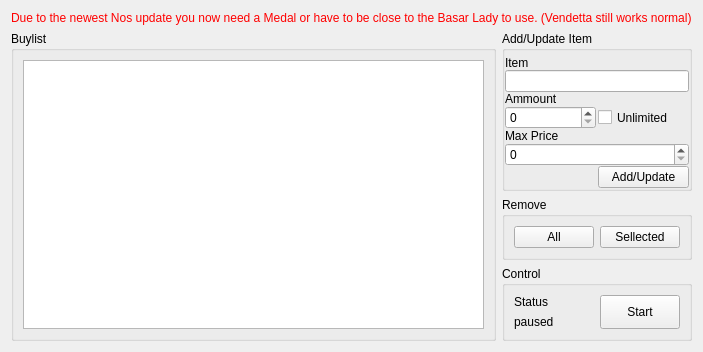
     <widget class="QWidget" name="auto_buy">
      <attribute name="title">
       <string>Auto Buy</string>
      </attribute>
      <layout class="QGridLayout" name="gridLayout_6">
       <item row="1" column="0" rowspan="4">
        <widget class="QGroupBox" name="groupBox">
         <property name="title">
          <string>Buylist</string>
         </property>
         <layout class="QHBoxLayout" name="horizontalLayout_2">
          <item>
           <widget class="QTableView" name="buy_buylist">
            <property name="selectionMode">
             <enum>QAbstractItemView::SingleSelection</enum>
            </property>
            <property name="selectionBehavior">
             <enum>QAbstractItemView::SelectRows</enum>
            </property>
            <attribute name="horizontalHeaderStretchLastSection">
             <bool>false</bool>
            </attribute>
            <attribute name="verticalHeaderVisible">
             <bool>false</bool>
            </attribute>
           </widget>
          </item>
         </layout>
        </widget>
       </item>
       <item row="2" column="1">
        <widget class="QGroupBox" name="groupBox_4">
         <property name="title">
          <string>Remove</string>
         </property>
         <layout class="QHBoxLayout" name="horizontalLayout_4">
          <item>
           <widget class="QPushButton" name="buy_removeall">
            <property name="sizePolicy">
             <sizepolicy hsizetype="Minimum" vsizetype="Minimum">
              <horstretch>0</horstretch>
              <verstretch>0</verstretch>
             </sizepolicy>
            </property>
            <property name="text">
             <string>All</string>
            </property>
           </widget>
          </item>
          <item>
           <widget class="QPushButton" name="buy_remove">
            <property name="sizePolicy">
             <sizepolicy hsizetype="Minimum" vsizetype="Minimum">
              <horstretch>0</horstretch>
              <verstretch>0</verstretch>
             </sizepolicy>
            </property>
            <property name="text">
             <string>Sellected</string>
            </property>
           </widget>
          </item>
         </layout>
        </widget>
       </item>
       <item row="1" column="1">
        <widget class="QGroupBox" name="groupBox_3">
         <property name="minimumSize">
          <size>
           <width>171</width>
           <height>151</height>
          </size>
         </property>
         <property name="title">
          <string>Add/Update Item</string>
         </property>
         <layout class="QGridLayout" name="gridLayout">
          <property name="leftMargin">
           <number>0</number>
          </property>
          <property name="topMargin">
           <number>5</number>
          </property>
          <property name="rightMargin">
           <number>0</number>
          </property>
          <property name="bottomMargin">
           <number>0</number>
          </property>
          <property name="horizontalSpacing">
           <number>2</number>
          </property>
          <property name="verticalSpacing">
           <number>0</number>
          </property>
          <item row="0" column="0">
           <widget class="QLabel" name="label">
            <property name="text">
             <string>Item</string>
            </property>
           </widget>
          </item>
          <item row="1" column="0" colspan="2">
           <widget class="QLineEdit" name="buy_itemname">
            <property name="sizePolicy">
             <sizepolicy hsizetype="Minimum" vsizetype="Minimum">
              <horstretch>0</horstretch>
              <verstretch>0</verstretch>
             </sizepolicy>
            </property>
           </widget>
          </item>
          <item row="2" column="0">
           <widget class="QLabel" name="label_2">
            <property name="text">
             <string>Ammount</string>
            </property>
           </widget>
          </item>
          <item row="3" column="0">
           <widget class="QSpinBox" name="buy_ammount">
            <property name="sizePolicy">
             <sizepolicy hsizetype="Minimum" vsizetype="Minimum">
              <horstretch>0</horstretch>
              <verstretch>0</verstretch>
             </sizepolicy>
            </property>
            <property name="maximum">
             <number>500</number>
            </property>
           </widget>
          </item>
          <item row="3" column="1">
           <widget class="QCheckBox" name="buy_unlimited">
            <property name="sizePolicy">
             <sizepolicy hsizetype="Minimum" vsizetype="Minimum">
              <horstretch>0</horstretch>
              <verstretch>0</verstretch>
             </sizepolicy>
            </property>
            <property name="text">
             <string>Unlimited</string>
            </property>
           </widget>
          </item>
          <item row="4" column="0">
           <widget class="QLabel" name="label_3">
            <property name="text">
             <string>Max Price</string>
            </property>
           </widget>
          </item>
          <item row="5" column="0" colspan="2">
           <widget class="QSpinBox" name="buy_price">
            <property name="sizePolicy">
             <sizepolicy hsizetype="Minimum" vsizetype="Minimum">
              <horstretch>0</horstretch>
              <verstretch>0</verstretch>
             </sizepolicy>
            </property>
            <property name="maximum">
             <number>999999999</number>
            </property>
           </widget>
          </item>
          <item row="6" column="1">
           <widget class="QPushButton" name="buy_additem">
            <property name="text">
             <string>Add/Update</string>
            </property>
           </widget>
          </item>
         </layout>
        </widget>
       </item>
       <item row="4" column="1">
        <widget class="QGroupBox" name="groupBox_8">
         <property name="title">
          <string>Control</string>
         </property>
         <layout class="QGridLayout" name="gridLayout_5">
          <item row="0" column="0">
           <widget class="QLabel" name="label_6">
            <property name="text">
             <string>Status</string>
            </property>
           </widget>
          </item>
          <item row="0" column="1" rowspan="2">
           <widget class="QPushButton" name="buy_starttoggle">
            <property name="sizePolicy">
             <sizepolicy hsizetype="Minimum" vsizetype="Minimum">
              <horstretch>0</horstretch>
              <verstretch>0</verstretch>
             </sizepolicy>
            </property>
            <property name="text">
             <string>Start</string>
            </property>
           </widget>
          </item>
          <item row="1" column="0">
           <widget class="QLabel" name="buy_status">
            <property name="text">
             <string>paused</string>
            </property>
           </widget>
          </item>
         </layout>
        </widget>
       </item>
       <item row="3" column="1">
        <spacer name="verticalSpacer">
         <property name="orientation">
          <enum>Qt::Vertical</enum>
         </property>
         <property name="sizeHint" stdset="0">
          <size>
           <width>20</width>
           <height>0</height>
          </size>
         </property>
        </spacer>
       </item>
       <item row="0" column="0" colspan="2">
        <widget class="QLabel" name="label_25">
         <property name="palette">
          <palette>
           <active>
            <colorrole role="WindowText">
             <brush brushstyle="SolidPattern">
              <color alpha="255">
               <red>255</red>
               <green>0</green>
               <blue>0</blue>
              </color>
             </brush>
            </colorrole>
           </active>
           <inactive>
            <colorrole role="WindowText">
             <brush brushstyle="SolidPattern">
              <color alpha="255">
               <red>255</red>
               <green>0</green>
               <blue>0</blue>
              </color>
             </brush>
            </colorrole>
           </inactive>
           <disabled>
            <colorrole role="WindowText">
             <brush brushstyle="SolidPattern">
              <color alpha="255">
               <red>120</red>
               <green>120</green>
               <blue>120</blue>
              </color>
             </brush>
            </colorrole>
           </disabled>
          </palette>
         </property>
         <property name="text">
          <string>Due to the newest Nos update you now need a Medal or have to be close to the Basar Lady to use. (Vendetta still works normal)</string>
         </property>
        </widget>
       </item>
      </layout>
     </widget>
